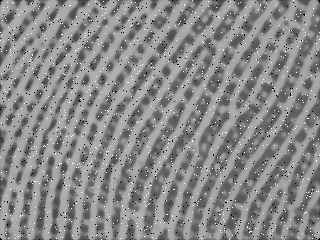
#> input picture 图片的简单处理（降噪、过滤、二分化）/5.bmp, 320 x 240 px
$ python main.py
#> lines starting #> are read from the running program, lines starting #| are printed output that depends on the picture; after the words box and inside, x2 and y2 are one past the last pixel; in counts of white or black regions, pixels touching at a corner belong together
# -*- coding: utf-8 -*-
# Time    : 2019/4/15 16:40
# Author  : 辛放
# Email   : 1374520110@qq.com
# ID      : SZ160110115
# File    : main.py
# Software: PyCharm

import numpy as np
import cv2
def process(img):
    a = 0.1
    k = 0
    while k < 8:
        for i in range(0,img.shape[0] - 1):
            for j in range(0,img.shape[1] - 1):
                Uxx0 = float(img[i+1,j,0] - img[i,j,0] * 2 + img[i-1,j,0])
                Uxx1 = float(img[i+1,j,1] - img[i,j,1] * 2 + img[i-1,j,1])
                Uxx2 = float(img[i+1,j,2] - img[i,j,2] * 2 + img[i-1,j,2])
                Uyy0 = float(img[i,j+1,0] - img[i,j,0] * 2 + img[i,j-1,0])
                Uyy1 = float(img[i,j+1,1] - img[i,j,1] * 2 + img[i,j-1,1])
                Uyy2 = float(img[i,j+1,2] - img[i,j,2] * 2 + img[i,j-1,2])
                img[i,j,0] = img[i,j,0] + a*(Uxx0 + Uyy0)
                img[i,j,0] = img[i,j,0] + a*(Uxx1 + Uyy1)
                img[i,j,0] = img[i,j,0] + a*(Uxx2 + Uyy2)
            k = k+1

def main():

    #读取图像
    img_5 = cv2.imread('5.bmp')
#> img_5 is the input picture: shape (240, 320, 3); min 0, max 255, mean 137
    #均值模糊处理去噪音
    blured = cv2.blur(img_5,(5,5))
    cv2.imwrite('5_b.bmp',blured)
    #中值模糊处理去噪音
    mblured = cv2.medianBlur(img_5,5)
    cv2.imwrite('5_mb.bmp',mblured)
    #高斯模糊处理去噪音
    process(img_5)
#> after the loop in process, `while k < 8:`:
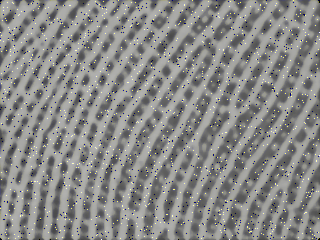
#> img: shape (240, 320, 3); mean B, G, R 135.3, 137, 137
#> after the loop in process, `while k < 8:`: k = 239
    cv2.imwrite('5_p.bmp',img_5)

    #根据均值生成二值化图片
    gray = cv2.cvtColor(blured,cv2.COLOR_RGB2GRAY)
    h,w = gray.shape[:2]
#> h = 240; w = 320
    m = np.reshape(gray,[1,w*h])
    mean = m.sum()/(w*h)
#> mean = 137.1
    ret,gray_b = cv2.threshold(gray,mean,255,cv2.THRESH_BINARY)
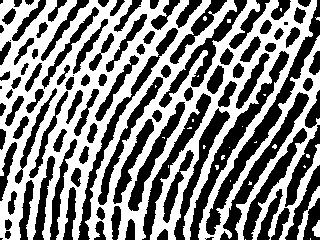
#> gray_b: shape (240, 320); 52.2% white; 104 black regions (7 under 20 px), largest, box (x1, y1, x2, y2) and area: (206, 0, 320, 235) 2669, (190, 51, 289, 240) 2197, (220, 92, 309, 240) 1826
#> ret = 137
    cv2.imwrite('5_b_g.bmp',gray_b)

    gray = cv2.cvtColor(mblured,cv2.COLOR_RGB2GRAY)
    h,w = gray.shape[:2]
    m = np.reshape(gray,[1,w*h])
    mean = m.sum()/(w*h)
#> mean = 138.3
    ret,gray_b = cv2.threshold(gray,mean,255,cv2.THRESH_BINARY)
#> gray_b: shape (240, 320); 54.7% white; 103 black regions (5 under 20 px), largest, box (x1, y1, x2, y2) and area: (206, 0, 320, 234) 2599, (189, 51, 289, 240) 2151, (220, 92, 309, 240) 1751
#> ret = 138
    cv2.imwrite('5_mb_g.bmp',gray_b)


    img_15 = cv2.imread('15.jpg')
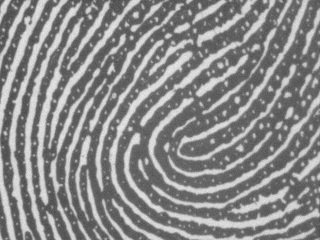
#> input picture 图片的简单处理（降噪、过滤、二分化）/15.jpg, 320 x 240 px
#> img_15 is the input picture: shape (240, 320, 3); min 65, max 239, mean 137.6
    blured = cv2.blur(img_15,(5,5))
    cv2.imwrite('15_b.bmp',blured)
    mblured = cv2.medianBlur(img_15,5)
    cv2.imwrite('15_mb.bmp',mblured)
    process(img_15)
#> after the loop in process (call 2), `while k < 8:`:
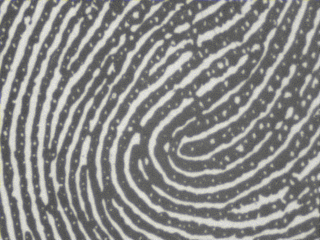
#> img: shape (240, 320, 3); mean B, G, R 135.9, 137.6, 137.6
#> after the loop in process (call 2), `while k < 8:`: k = 239
    cv2.imwrite('15_p.bmp',img_15)

    gray = cv2.cvtColor(blured,cv2.COLOR_RGB2GRAY)
    h,w = gray.shape[:2]
    m = np.reshape(gray,[1,w*h])
    mean = m.sum()/(w*h)
#> mean = 137.6
    ret,gray_b = cv2.threshold(gray,mean,255,cv2.THRESH_BINARY)
#> gray_b: shape (240, 320); 42.5% white; 105 white regions (42 under 20 px), largest, box (x1, y1, x2, y2) and area: (108, 51, 320, 240) 2773, (176, 0, 309, 161) 2362, (147, 94, 320, 195) 2071
#> ret = 137
    cv2.imwrite('15_b_g.bmp',gray_b)

    gray = cv2.cvtColor(mblured,cv2.COLOR_RGB2GRAY)
    h,w = gray.shape[:2]
    m = np.reshape(gray,[1,w*h])
    mean = m.sum()/(w*h)
#> mean = 135.6
    ret,gray_b = cv2.threshold(gray,mean,255,cv2.THRESH_BINARY)
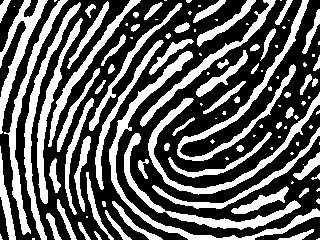
#> gray_b: shape (240, 320); 37.5% white; 116 white regions (51 under 20 px), largest, box (x1, y1, x2, y2) and area: (109, 51, 320, 240) 2410, (177, 0, 309, 161) 2043, (148, 92, 320, 195) 1816
#> ret = 135
    cv2.imwrite('15_mb_g.bmp',gray_b)


    img_25 = cv2.imread('25.bmp')
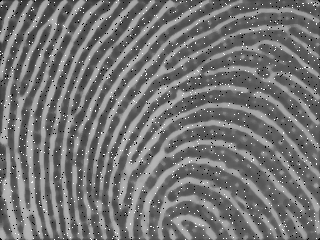
#> input picture 图片的简单处理（降噪、过滤、二分化）/25.bmp, 320 x 240 px
#> img_25 is the input picture: shape (240, 320, 3); min 0, max 255, mean 116.6
    blured = cv2.blur(img_25,(5,5))
    cv2.imwrite('25_b.bmp',blured)
    mblured = cv2.medianBlur(img_25,5)
    cv2.imwrite('25_mb.bmp',mblured)

    gray = cv2.cvtColor(blured,cv2.COLOR_RGB2GRAY)
    h,w = gray.shape[:2]
    m = np.reshape(gray,[1,w*h])
    mean = m.sum()/(w*h)
#> mean = 116.7
    ret,gray_b = cv2.threshold(gray,mean,255,cv2.THRESH_BINARY)
#> gray_b: shape (240, 320); 45.1% white; 65 white regions (32 under 20 px), largest, box (x1, y1, x2, y2) and area: (0, 0, 104, 240) 6785, (125, 119, 320, 240) 5395, (117, 84, 320, 210) 3104
#> ret = 116
    cv2.imwrite('25_b_g.bmp',gray_b)

    gray = cv2.cvtColor(mblured,cv2.COLOR_RGB2GRAY)
    h,w = gray.shape[:2]
    m = np.reshape(gray,[1,w*h])
    mean = m.sum()/(w*h)
#> mean = 116
    ret,gray_b = cv2.threshold(gray,mean,255,cv2.THRESH_BINARY)
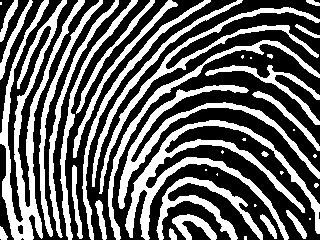
#> gray_b: shape (240, 320); 39.3% white; 42 white regions (14 under 20 px), largest, box (x1, y1, x2, y2) and area: (0, 0, 85, 240) 4796, (125, 120, 320, 240) 4576, (118, 85, 320, 209) 2674
    cv2.imwrite('25_mb_g.bmp',gray_b)

if __name__ == '__main__':
    main()
